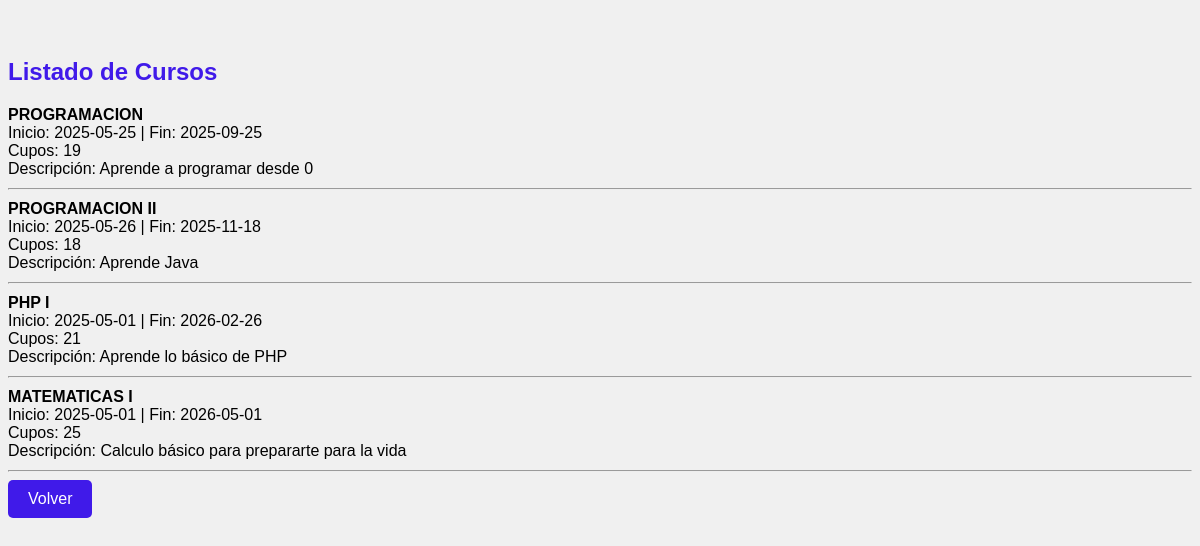
Page /listar_cursos.php (signed in) on the committed database.
### tables this page shows
CREATE TABLE `cursos` (
  `id` int(11) NOT NULL,
  `nombre` varchar(100) NOT NULL,
  `descripcion` text DEFAULT NULL,
  `fecha_inicio` date DEFAULT NULL,
  `fecha_fin` date DEFAULT NULL,
  `cupos` int(11) DEFAULT NULL
);

### listar_cursos.php (the view, shortened to what this page needs)
<?php
include 'conexion.php';
$resultado = $conn->query("SELECT * FROM cursos");
echo "<h2>Listado de Cursos</h2>";
while ($row = $resultado->fetch_assoc()) {
    echo "<p><strong>" . $row['nombre'] . "</strong><br>" .
         "Inicio: " . $row['fecha_inicio'] . " | Fin: " . $row['fecha_fin'] . "<br>" .
         "Cupos: " . $row['cupos'] . "<br>" .
         "Descripción: " . $row['descripcion'] . "</p><hr>";
}
echo "<a href='admin_panel.php' class='button-link'>Volver</a>";
?>

### listar_cursos.php (style rules this page uses)
.button-link { display: inline-block; padding: 10px 20px; background-color: #401ae9; color: white; text-decoration: none; border-radius: 5px; }
h2 { color: #401ae9; margin-bottom: 20px; }
p { margin: 10px 0; }

### rows in the picture
cursos: nombre "PROGRAMACION", fecha_inicio "2025-05-25", fecha_fin "2025-09-25", cupos "19", descripcion "Aprende a programar desde 0"
cursos: nombre "PROGRAMACION II", fecha_inicio "2025-05-26", fecha_fin "2025-11-18", cupos "18", descripcion "Aprende Java"
cursos: nombre "PHP I", fecha_inicio "2025-05-01", fecha_fin "2026-02-26", cupos "21", descripcion "Aprende lo básico de PHP"
cursos: nombre "MATEMATICAS I", fecha_inicio "2025-05-01", fecha_fin "2026-05-01", cupos "25", descripcion "Calculo básico para prepararte para la vida"
